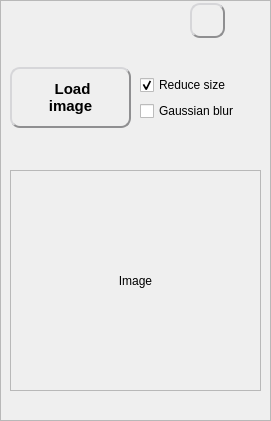
   <widget class="QFrame" name="frame_image">
    <property name="geometry">
     <rect>
      <x>0</x>
      <y>0</y>
      <width>271</width>
      <height>421</height>
     </rect>
    </property>
    <property name="frameShape">
     <enum>QFrame::StyledPanel</enum>
    </property>
    <property name="frameShadow">
     <enum>QFrame::Raised</enum>
    </property>
    <property name="lineWidth">
     <number>3</number>
    </property>
    <widget class="QLabel" name="label_thumbnail">
     <property name="geometry">
      <rect>
       <x>10</x>
       <y>170</y>
       <width>251</width>
       <height>221</height>
      </rect>
     </property>
     <property name="maximumSize">
      <size>
       <width>1000</width>
       <height>1000</height>
      </size>
     </property>
     <property name="cursor">
      <cursorShape>ArrowCursor</cursorShape>
     </property>
     <property name="mouseTracking">
      <bool>true</bool>
     </property>
     <property name="toolTip">
      <string/>
     </property>
     <property name="whatsThis">
      <string>&lt;html&gt;&lt;head/&gt;&lt;body&gt;&lt;p&gt;This is the loaded image&lt;/p&gt;&lt;/body&gt;&lt;/html&gt;</string>
     </property>
     <property name="frameShape">
      <enum>QFrame::StyledPanel</enum>
     </property>
     <property name="frameShadow">
      <enum>QFrame::Sunken</enum>
     </property>
     <property name="lineWidth">
      <number>2</number>
     </property>
     <property name="text">
      <string>Image</string>
     </property>
     <property name="alignment">
      <set>Qt::AlignCenter</set>
     </property>
    </widget>
    <widget class="QCheckBox" name="checkBox_reduce_size">
     <property name="geometry">
      <rect>
       <x>140</x>
       <y>74</y>
       <width>111</width>
       <height>22</height>
      </rect>
     </property>
     <property name="toolTip">
      <string/>
     </property>
     <property name="whatsThis">
      <string>&lt;html&gt;&lt;head/&gt;&lt;body&gt;&lt;p&gt;Reduce the image size to 512 pixels to speed up computing.&lt;/p&gt;&lt;p&gt;It doesn't affect much the final result&lt;/p&gt;&lt;/body&gt;&lt;/html&gt;</string>
     </property>
     <property name="text">
      <string>Reduce size</string>
     </property>
     <property name="checked">
      <bool>true</bool>
     </property>
    </widget>
    <widget class="QCheckBox" name="checkBox_gaussian_blur">
     <property name="geometry">
      <rect>
       <x>140</x>
       <y>100</y>
       <width>121</width>
       <height>22</height>
      </rect>
     </property>
     <property name="toolTip">
      <string/>
     </property>
     <property name="whatsThis">
      <string>&lt;html&gt;&lt;head/&gt;&lt;body&gt;&lt;p&gt;Apply a 3x3 gaussian blur to the image before proceeding, particularly if you don't want to reduce the size.&lt;/p&gt;&lt;p&gt;It helps with noisy images&lt;/p&gt;&lt;/body&gt;&lt;/html&gt;</string>
     </property>
     <property name="text">
      <string>Gaussian blur</string>
     </property>
     <property name="checked">
      <bool>false</bool>
     </property>
    </widget>
    <widget class="QPushButton" name="button_load_image">
     <property name="geometry">
      <rect>
       <x>10</x>
       <y>67</y>
       <width>121</width>
       <height>61</height>
      </rect>
     </property>
     <property name="font">
      <font>
       <family>Arial</family>
       <pointsize>11</pointsize>
       <weight>75</weight>
       <bold>true</bold>
      </font>
     </property>
     <property name="cursor">
      <cursorShape>PointingHandCursor</cursorShape>
     </property>
     <property name="focusPolicy">
      <enum>Qt::NoFocus</enum>
     </property>
     <property name="toolTip">
      <string/>
     </property>
     <property name="whatsThis">
      <string>&lt;html&gt;&lt;head/&gt;&lt;body&gt;&lt;p&gt;Load the image to quantize&lt;/p&gt;&lt;/body&gt;&lt;/html&gt;</string>
     </property>
     <property name="styleSheet">
      <string notr="true">QPushButton {
	background: qlineargradient(x1: 0, y1: 0, x2: 0, y2: 1,
                                      stop: 0 #FFFFFF, stop: 1 #E0E0E0);
	border-radius: 10px;
	border: 2px outset #8f8f91;
	color rgb(0,0,0);
}
QPushButton:pressed {
	border: 2px inset #8f8f91;
}
QToolTip {
    border:2px solid black;
	padding:5px;
	background-color:rgb(64,64,64);
	color:white;
	font-size: 14px;
}</string>
     </property>
     <property name="text">
      <string> Load
image</string>
     </property>
     <property name="icon">
      <iconset>
       <normalon>:/icons/image.png</normalon>
      </iconset>
     </property>
     <property name="iconSize">
      <size>
       <width>32</width>
       <height>32</height>
      </size>
     </property>
    </widget>
    <widget class="QPushButton" name="button_whats_this">
     <property name="geometry">
      <rect>
       <x>190</x>
       <y>3</y>
       <width>35</width>
       <height>35</height>
      </rect>
     </property>
     <property name="cursor">
      <cursorShape>PointingHandCursor</cursorShape>
     </property>
     <property name="focusPolicy">
      <enum>Qt::NoFocus</enum>
     </property>
     <property name="toolTip">
      <string/>
     </property>
     <property name="whatsThis">
      <string>&lt;html&gt;&lt;head/&gt;&lt;body&gt;&lt;p&gt;You just clicked on it, this is the &amp;quot;What's this&amp;quot; mode.&lt;/p&gt;&lt;p&gt;Use this button to get help about any item by clicking once again on it (the cursor changes when help is available).&lt;/p&gt;&lt;p&gt;Click on an empty area or press &amp;lt;ESC&amp;gt; to leave the &amp;quot;What's this&amp;quot; mode&lt;/p&gt;&lt;/body&gt;&lt;/html&gt;</string>
     </property>
     <property name="styleSheet">
      <string notr="true">QPushButton {
	background: qlineargradient(x1: 0, y1: 0, x2: 0, y2: 1,
                                      stop: 0 #FFFFFF, stop: 1 #E0E0E0);
	border-radius: 10px;
	border: 2px outset #8f8f91;
	color rgb(0,0,0);
}
QPushButton:checked {
	border: 2px inset #8f8f91;
}
QToolTip {
    border:2px solid black;
	padding:5px;
	background-color:rgb(64,64,64);
	color:white;
	font-size: 14px;
}</string>
     </property>
     <property name="text">
      <string/>
     </property>
     <property name="icon">
      <iconset resource="resources.qrc">
       <normaloff>:/icons/help.png</normaloff>:/icons/help.png</iconset>
     </property>
     <property name="iconSize">
      <size>
       <width>32</width>
       <height>32</height>
      </size>
     </property>
     <property name="checkable">
      <bool>false</bool>
     </property>
     <property name="checked">
      <bool>false</bool>
     </property>
    </widget>
   </widget>
